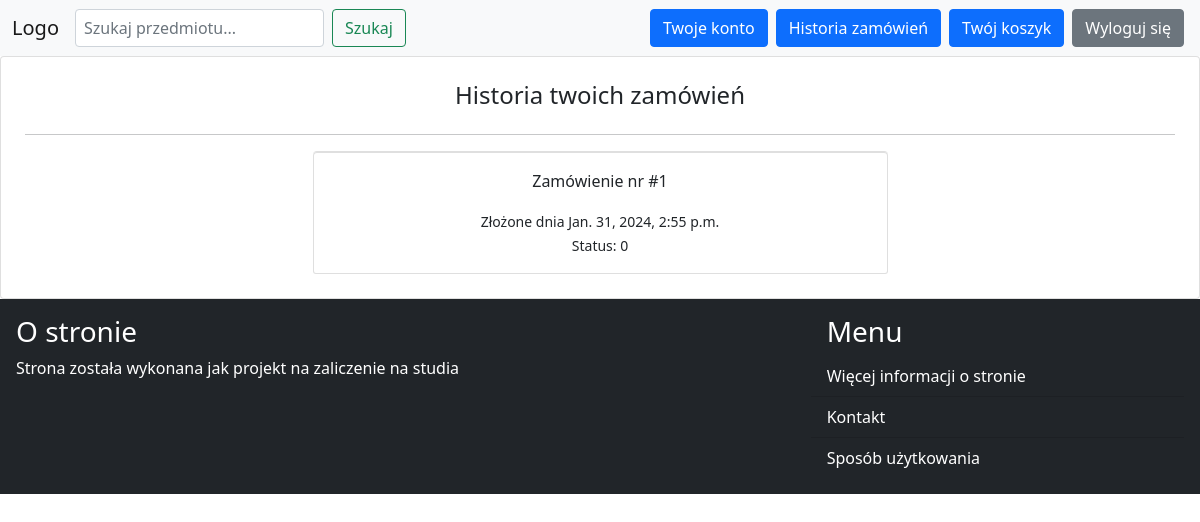
The page /order/history/ (signed in) on the database as committed earlier.
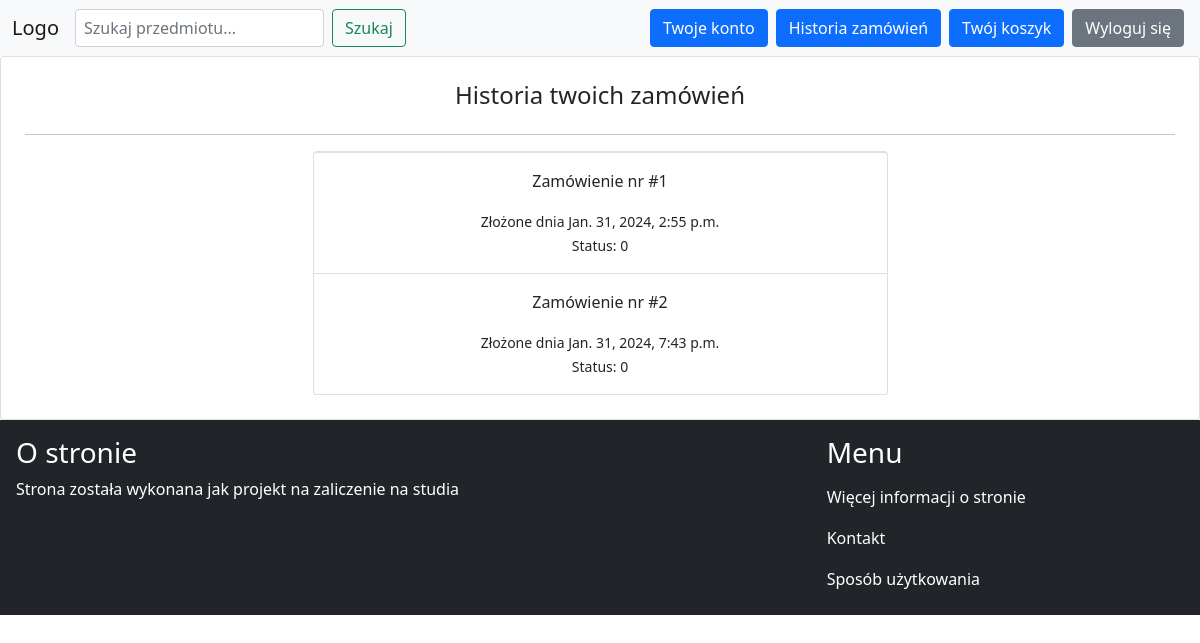
The same page on the database as committed later.
### order/models.py (models this page shows, shortened)
class Order(models.Model):
    user = models.ForeignKey(User, on_delete=models.CASCADE)
    status = models.TextField(choices=STATUS, default=STATUS[0][0])
    created_at = models.DateTimeField(auto_now_add=True)

### order/views.py (the view)
# urls.py: path('history/', views.history, name='history'),
@login_required
def history(request):
    orders = Order.objects.filter(user=request.user)
    return render(request, 'order/history.html', {
        'orders': orders
    })

### order/templates/order/history.html (shortened to what this page needs)
{% extends 'core/base.html' %}
{% block content %}
    <div class="card p-4">
        <h4 class="text-center">Historia twoich zamówień</h4>
        <hr>
        <ul class="list-group mx-auto w-50">
            {% for order in orders %}
                <li class="list-group-item">
                    <a href="{% url 'order:details' order.id %}" class="nav-link text-center text-dark">
                        <div>
                            <p>Zamówienie nr #{{ order.id }}</p>
                            <small>Złożone dnia {{ order.created_at }}</small><br>
                            <small>Status: {{ order.status }}</small>
                        </div>
                    </a>
                </li>
            {% endfor %}
        </ul>
    </div>
{% endblock %}

Rows that differ between the two databases and show on the page:
added Order: id "2", created_at "Jan. 31, 2024, 7:43 p.m.", status "0"
